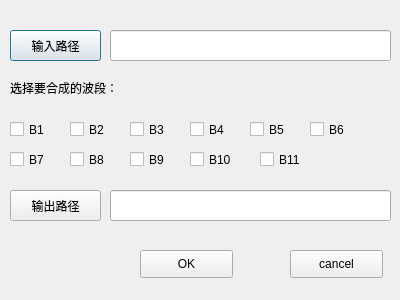
<?xml version="1.0" encoding="UTF-8"?>
<ui version="4.0">
 <class>Dialog</class>
 <widget class="QDialog" name="Dialog">
  <property name="geometry">
   <rect>
    <x>0</x>
    <y>0</y>
    <width>400</width>
    <height>300</height>
   </rect>
  </property>
  <property name="windowTitle">
   <string>LandSat-8波段合成</string>
  </property>
  <widget class="QPushButton" name="pushButton_input">
   <property name="geometry">
    <rect>
     <x>10</x>
     <y>30</y>
     <width>91</width>
     <height>31</height>
    </rect>
   </property>
   <property name="text">
    <string>输入路径</string>
   </property>
  </widget>
  <widget class="QLineEdit" name="lineEdit_input">
   <property name="geometry">
    <rect>
     <x>110</x>
     <y>30</y>
     <width>281</width>
     <height>31</height>
    </rect>
   </property>
   <property name="text">
    <string/>
   </property>
  </widget>
  <widget class="QPushButton" name="pushButton_output">
   <property name="geometry">
    <rect>
     <x>10</x>
     <y>190</y>
     <width>91</width>
     <height>31</height>
    </rect>
   </property>
   <property name="text">
    <string>输出路径</string>
   </property>
  </widget>
  <widget class="QLineEdit" name="lineEdit_output">
   <property name="geometry">
    <rect>
     <x>110</x>
     <y>190</y>
     <width>281</width>
     <height>31</height>
    </rect>
   </property>
  </widget>
  <widget class="QPushButton" name="pushButton_ok">
   <property name="geometry">
    <rect>
     <x>140</x>
     <y>250</y>
     <width>93</width>
     <height>28</height>
    </rect>
   </property>
   <property name="text">
    <string>OK</string>
   </property>
  </widget>
  <widget class="QPushButton" name="pushButton_cancel">
   <property name="geometry">
    <rect>
     <x>290</x>
     <y>250</y>
     <width>93</width>
     <height>28</height>
    </rect>
   </property>
   <property name="text">
    <string>cancel</string>
   </property>
  </widget>
  <widget class="QCheckBox" name="checkBox_1">
   <property name="geometry">
    <rect>
     <x>10</x>
     <y>120</y>
     <width>41</width>
     <height>19</height>
    </rect>
   </property>
   <property name="text">
    <string>B1</string>
   </property>
  </widget>
  <widget class="QCheckBox" name="checkBox_2">
   <property name="enabled">
    <bool>true</bool>
   </property>
   <property name="geometry">
    <rect>
     <x>70</x>
     <y>120</y>
     <width>41</width>
     <height>19</height>
    </rect>
   </property>
   <property name="tabletTracking">
    <bool>false</bool>
   </property>
   <property name="text">
    <string>B2</string>
   </property>
  </widget>
  <widget class="QCheckBox" name="checkBox_3">
   <property name="geometry">
    <rect>
     <x>130</x>
     <y>120</y>
     <width>41</width>
     <height>19</height>
    </rect>
   </property>
   <property name="text">
    <string>B3</string>
   </property>
  </widget>
  <widget class="QCheckBox" name="checkBox_4">
   <property name="geometry">
    <rect>
     <x>190</x>
     <y>120</y>
     <width>41</width>
     <height>19</height>
    </rect>
   </property>
   <property name="text">
    <string>B4</string>
   </property>
  </widget>
  <widget class="QCheckBox" name="checkBox_10">
   <property name="geometry">
    <rect>
     <x>190</x>
     <y>150</y>
     <width>51</width>
     <height>19</height>
    </rect>
   </property>
   <property name="text">
    <string>B10</string>
   </property>
  </widget>
  <widget class="QCheckBox" name="checkBox_9">
   <property name="geometry">
    <rect>
     <x>130</x>
     <y>150</y>
     <width>41</width>
     <height>19</height>
    </rect>
   </property>
   <property name="text">
    <string>B9</string>
   </property>
  </widget>
  <widget class="QCheckBox" name="checkBox_8">
   <property name="geometry">
    <rect>
     <x>70</x>
     <y>150</y>
     <width>41</width>
     <height>19</height>
    </rect>
   </property>
   <property name="text">
    <string>B8</string>
   </property>
  </widget>
  <widget class="QCheckBox" name="checkBox_7">
   <property name="geometry">
    <rect>
     <x>10</x>
     <y>150</y>
     <width>41</width>
     <height>19</height>
    </rect>
   </property>
   <property name="text">
    <string>B7</string>
   </property>
  </widget>
  <widget class="QCheckBox" name="checkBox_5">
   <property name="geometry">
    <rect>
     <x>250</x>
     <y>120</y>
     <width>41</width>
     <height>19</height>
    </rect>
   </property>
   <property name="text">
    <string>B5</string>
   </property>
  </widget>
  <widget class="QCheckBox" name="checkBox_11">
   <property name="geometry">
    <rect>
     <x>260</x>
     <y>150</y>
     <width>51</width>
     <height>19</height>
    </rect>
   </property>
   <property name="text">
    <string>B11</string>
   </property>
  </widget>
  <widget class="QCheckBox" name="checkBox_6">
   <property name="geometry">
    <rect>
     <x>310</x>
     <y>120</y>
     <width>41</width>
     <height>19</height>
    </rect>
   </property>
   <property name="text">
    <string>B6</string>
   </property>
  </widget>
  <widget class="QLabel" name="label">
   <property name="geometry">
    <rect>
     <x>10</x>
     <y>80</y>
     <width>141</width>
     <height>16</height>
    </rect>
   </property>
   <property name="text">
    <string>选择要合成的波段：</string>
   </property>
  </widget>
 </widget>
 <resources>
  <include location="../resources/MyRc.qrc"/>
 </resources>
 <connections/>
</ui>
